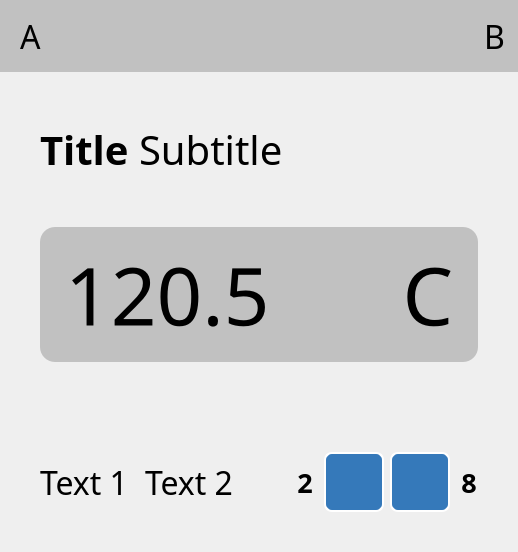
    <widget class="QFrame" name="frame">
     <property name="sizePolicy">
      <sizepolicy hsizetype="Preferred" vsizetype="Preferred">
       <horstretch>1</horstretch>
       <verstretch>0</verstretch>
      </sizepolicy>
     </property>
     <property name="styleSheet">
      <string notr="true">QListView::item {margin: 4px; padding:5px; padding-left: 10px; background-color: white; border-radius: 6px }

QListView::item:selected {border-radius: 6px; color:black; background-color: #3579BA; margin: 4px; padding:5px; padding-left: 10px;  }

QListView{ background-color: transparent; outline: 0; }</string>
     </property>
     <property name="frameShape">
      <enum>QFrame::NoFrame</enum>
     </property>
     <property name="frameShadow">
      <enum>QFrame::Raised</enum>
     </property>
     <layout class="QVBoxLayout" name="verticalLayout_2">
      <property name="spacing">
       <number>0</number>
      </property>
      <property name="leftMargin">
       <number>0</number>
      </property>
      <property name="topMargin">
       <number>0</number>
      </property>
      <property name="rightMargin">
       <number>0</number>
      </property>
      <property name="bottomMargin">
       <number>0</number>
      </property>
      <item>
       <widget class="QFrame" name="frame_25">
        <property name="minimumSize">
         <size>
          <width>0</width>
          <height>72</height>
         </size>
        </property>
        <property name="maximumSize">
         <size>
          <width>16777215</width>
          <height>72</height>
         </size>
        </property>
        <property name="styleSheet">
         <string notr="true">background-color: #C1C1c1</string>
        </property>
        <property name="frameShape">
         <enum>QFrame::NoFrame</enum>
        </property>
        <property name="frameShadow">
         <enum>QFrame::Plain</enum>
        </property>
        <property name="lineWidth">
         <number>0</number>
        </property>
        <layout class="QHBoxLayout" name="horizontalLayout_14">
         <property name="spacing">
          <number>7</number>
         </property>
         <property name="leftMargin">
          <number>10</number>
         </property>
         <property name="topMargin">
          <number>0</number>
         </property>
         <property name="rightMargin">
          <number>13</number>
         </property>
         <property name="bottomMargin">
          <number>0</number>
         </property>
         <item>
          <widget class="QLabel" name="label_title">
           <property name="font">
            <font>
             <family>Ubuntu Condensed</family>
             <pointsize>24</pointsize>
             <weight>50</weight>
             <italic>false</italic>
             <bold>false</bold>
            </font>
           </property>
           <property name="text">
            <string>A</string>
           </property>
           <property name="indent">
            <number>10</number>
           </property>
          </widget>
         </item>
         <item>
          <spacer name="horizontalSpacer_21">
           <property name="orientation">
            <enum>Qt::Horizontal</enum>
           </property>
           <property name="sizeHint" stdset="0">
            <size>
             <width>40</width>
             <height>20</height>
            </size>
           </property>
          </spacer>
         </item>
         <item>
          <widget class="QLabel" name="label_text0">
           <property name="font">
            <font>
             <family>Ubuntu Condensed</family>
             <pointsize>24</pointsize>
             <weight>50</weight>
             <italic>false</italic>
             <bold>false</bold>
            </font>
           </property>
           <property name="text">
            <string>B</string>
           </property>
           <property name="indent">
            <number>10</number>
           </property>
          </widget>
         </item>
        </layout>
       </widget>
      </item>
      <item>
       <widget class="QFrame" name="frame_3">
        <property name="sizePolicy">
         <sizepolicy hsizetype="Preferred" vsizetype="Preferred">
          <horstretch>0</horstretch>
          <verstretch>1</verstretch>
         </sizepolicy>
        </property>
        <property name="frameShape">
         <enum>QFrame::NoFrame</enum>
        </property>
        <property name="frameShadow">
         <enum>QFrame::Raised</enum>
        </property>
        <layout class="QVBoxLayout" name="verticalLayout_3">
         <property name="spacing">
          <number>10</number>
         </property>
         <property name="leftMargin">
          <number>40</number>
         </property>
         <property name="topMargin">
          <number>40</number>
         </property>
         <property name="rightMargin">
          <number>40</number>
         </property>
         <property name="bottomMargin">
          <number>40</number>
         </property>
         <item>
          <spacer name="verticalSpacer_3">
           <property name="orientation">
            <enum>Qt::Vertical</enum>
           </property>
           <property name="sizeType">
            <enum>QSizePolicy::Fixed</enum>
           </property>
           <property name="sizeHint" stdset="0">
            <size>
             <width>20</width>
             <height>10</height>
            </size>
           </property>
          </spacer>
         </item>
         <item>
          <widget class="QFrame" name="frame_5">
           <property name="sizePolicy">
            <sizepolicy hsizetype="Preferred" vsizetype="Preferred">
             <horstretch>0</horstretch>
             <verstretch>1</verstretch>
            </sizepolicy>
           </property>
           <property name="minimumSize">
            <size>
             <width>0</width>
             <height>50</height>
            </size>
           </property>
           <property name="frameShape">
            <enum>QFrame::NoFrame</enum>
           </property>
           <property name="frameShadow">
            <enum>QFrame::Raised</enum>
           </property>
           <layout class="QHBoxLayout" name="horizontalLayout_3">
            <property name="spacing">
             <number>10</number>
            </property>
            <property name="leftMargin">
             <number>0</number>
            </property>
            <property name="topMargin">
             <number>0</number>
            </property>
            <property name="rightMargin">
             <number>0</number>
            </property>
            <property name="bottomMargin">
             <number>0</number>
            </property>
            <item>
             <widget class="QLabel" name="label_text1">
              <property name="sizePolicy">
               <sizepolicy hsizetype="Preferred" vsizetype="Preferred">
                <horstretch>0</horstretch>
                <verstretch>1</verstretch>
               </sizepolicy>
              </property>
              <property name="font">
               <font>
                <family>Ubuntu Condensed</family>
                <pointsize>30</pointsize>
                <weight>75</weight>
                <italic>false</italic>
                <bold>true</bold>
               </font>
              </property>
              <property name="text">
               <string>Title</string>
              </property>
              <property name="alignment">
               <set>Qt::AlignLeading|Qt::AlignLeft|Qt::AlignVCenter</set>
              </property>
              <property name="indent">
               <number>0</number>
              </property>
             </widget>
            </item>
            <item>
             <widget class="QLabel" name="label_text2">
              <property name="sizePolicy">
               <sizepolicy hsizetype="Preferred" vsizetype="Preferred">
                <horstretch>0</horstretch>
                <verstretch>1</verstretch>
               </sizepolicy>
              </property>
              <property name="font">
               <font>
                <family>Ubuntu Condensed</family>
                <pointsize>30</pointsize>
                <weight>50</weight>
                <italic>false</italic>
                <bold>false</bold>
               </font>
              </property>
              <property name="text">
               <string>Subtitle</string>
              </property>
              <property name="alignment">
               <set>Qt::AlignLeading|Qt::AlignLeft|Qt::AlignVCenter</set>
              </property>
              <property name="indent">
               <number>0</number>
              </property>
             </widget>
            </item>
            <item>
             <spacer name="horizontalSpacer_22">
              <property name="orientation">
               <enum>Qt::Horizontal</enum>
              </property>
              <property name="sizeHint" stdset="0">
               <size>
                <width>40</width>
                <height>20</height>
               </size>
              </property>
             </spacer>
            </item>
           </layout>
          </widget>
         </item>
         <item>
          <spacer name="verticalSpacer_2">
           <property name="orientation">
            <enum>Qt::Vertical</enum>
           </property>
           <property name="sizeHint" stdset="0">
            <size>
             <width>20</width>
             <height>40</height>
            </size>
           </property>
          </spacer>
         </item>
         <item>
          <widget class="QFrame" name="frame_2">
           <property name="sizePolicy">
            <sizepolicy hsizetype="Preferred" vsizetype="Preferred">
             <horstretch>0</horstretch>
             <verstretch>1</verstretch>
            </sizepolicy>
           </property>
           <property name="minimumSize">
            <size>
             <width>0</width>
             <height>135</height>
            </size>
           </property>
           <property name="styleSheet">
            <string notr="true">background-color: #C1C1C1;
border-radius:15px;</string>
           </property>
           <property name="frameShape">
            <enum>QFrame::NoFrame</enum>
           </property>
           <property name="frameShadow">
            <enum>QFrame::Raised</enum>
           </property>
           <layout class="QHBoxLayout" name="horizontalLayout_5">
            <property name="leftMargin">
             <number>25</number>
            </property>
            <property name="rightMargin">
             <number>25</number>
            </property>
            <item>
             <widget class="QLabel" name="label_value">
              <property name="font">
               <font>
                <family>Ubuntu Condensed</family>
                <pointsize>60</pointsize>
                <weight>50</weight>
                <italic>false</italic>
                <bold>false</bold>
               </font>
              </property>
              <property name="text">
               <string>120.5</string>
              </property>
              <property name="indent">
               <number>0</number>
              </property>
             </widget>
            </item>
            <item>
             <widget class="QLabel" name="label_units">
              <property name="font">
               <font>
                <family>Ubuntu Condensed</family>
                <pointsize>60</pointsize>
                <weight>50</weight>
                <italic>false</italic>
                <bold>false</bold>
               </font>
              </property>
              <property name="text">
               <string>C</string>
              </property>
              <property name="alignment">
               <set>Qt::AlignRight|Qt::AlignTrailing|Qt::AlignVCenter</set>
              </property>
              <property name="indent">
               <number>0</number>
              </property>
             </widget>
            </item>
           </layout>
          </widget>
         </item>
         <item>
          <spacer name="verticalSpacer_4">
           <property name="orientation">
            <enum>Qt::Vertical</enum>
           </property>
           <property name="sizeHint" stdset="0">
            <size>
             <width>20</width>
             <height>40</height>
            </size>
           </property>
          </spacer>
         </item>
         <item>
          <spacer name="verticalSpacer">
           <property name="orientation">
            <enum>Qt::Vertical</enum>
           </property>
           <property name="sizeHint" stdset="0">
            <size>
             <width>20</width>
             <height>40</height>
            </size>
           </property>
          </spacer>
         </item>
         <item>
          <widget class="QFrame" name="frame_4">
           <property name="sizePolicy">
            <sizepolicy hsizetype="Preferred" vsizetype="Preferred">
             <horstretch>0</horstretch>
             <verstretch>0</verstretch>
            </sizepolicy>
           </property>
           <property name="minimumSize">
            <size>
             <width>0</width>
             <height>60</height>
            </size>
           </property>
           <property name="frameShape">
            <enum>QFrame::NoFrame</enum>
           </property>
           <property name="frameShadow">
            <enum>QFrame::Raised</enum>
           </property>
           <layout class="QHBoxLayout" name="horizontalLayout_6">
            <property name="leftMargin">
             <number>0</number>
            </property>
            <property name="topMargin">
             <number>0</number>
            </property>
            <property name="rightMargin">
             <number>0</number>
            </property>
            <property name="bottomMargin">
             <number>0</number>
            </property>
            <item>
             <widget class="QFrame" name="frame_btn_c_alt_out_2">
              <property name="frameShape">
               <enum>QFrame::NoFrame</enum>
              </property>
              <property name="frameShadow">
               <enum>QFrame::Raised</enum>
              </property>
              <layout class="QHBoxLayout" name="horizontalLayout_15">
               <property name="spacing">
                <number>10</number>
               </property>
               <property name="leftMargin">
                <number>0</number>
               </property>
               <property name="topMargin">
                <number>0</number>
               </property>
               <property name="rightMargin">
                <number>0</number>
               </property>
               <property name="bottomMargin">
                <number>0</number>
               </property>
               <item>
                <widget class="QLabel" name="label_text3">
                 <property name="minimumSize">
                  <size>
                   <width>0</width>
                   <height>0</height>
                  </size>
                 </property>
                 <property name="font">
                  <font>
                   <family>Ubuntu Condensed</family>
                   <pointsize>24</pointsize>
                   <weight>50</weight>
                   <bold>false</bold>
                  </font>
                 </property>
                 <property name="styleSheet">
                  <string notr="true">border: None;</string>
                 </property>
                 <property name="text">
                  <string>Text 1</string>
                 </property>
                 <property name="alignment">
                  <set>Qt::AlignLeading|Qt::AlignLeft|Qt::AlignVCenter</set>
                 </property>
                </widget>
               </item>
              </layout>
             </widget>
            </item>
            <item>
             <widget class="QLabel" name="label_text4">
              <property name="minimumSize">
               <size>
                <width>0</width>
                <height>0</height>
               </size>
              </property>
              <property name="font">
               <font>
                <family>Ubuntu Condensed</family>
                <pointsize>24</pointsize>
                <weight>50</weight>
                <bold>false</bold>
               </font>
              </property>
              <property name="styleSheet">
               <string notr="true">border: None;</string>
              </property>
              <property name="text">
               <string>Text 2</string>
              </property>
              <property name="alignment">
               <set>Qt::AlignLeading|Qt::AlignLeft|Qt::AlignVCenter</set>
              </property>
              <property name="indent">
               <number>10</number>
              </property>
             </widget>
            </item>
            <item>
             <widget class="QFrame" name="frame_btn_d_alt_out_2">
              <property name="frameShape">
               <enum>QFrame::NoFrame</enum>
              </property>
              <property name="frameShadow">
               <enum>QFrame::Raised</enum>
              </property>
              <layout class="QHBoxLayout" name="horizontalLayout_19">
               <property name="spacing">
                <number>10</number>
               </property>
               <property name="leftMargin">
                <number>0</number>
               </property>
               <property name="topMargin">
                <number>0</number>
               </property>
               <property name="rightMargin">
                <number>0</number>
               </property>
               <property name="bottomMargin">
                <number>0</number>
               </property>
              </layout>
             </widget>
            </item>
            <item>
             <spacer name="horizontalSpacer">
              <property name="orientation">
               <enum>Qt::Horizontal</enum>
              </property>
              <property name="sizeHint" stdset="0">
               <size>
                <width>40</width>
                <height>20</height>
               </size>
              </property>
             </spacer>
            </item>
            <item>
             <widget class="QFrame" name="frame_btn_2_out">
              <property name="minimumSize">
               <size>
                <width>98</width>
                <height>0</height>
               </size>
              </property>
              <property name="maximumSize">
               <size>
                <width>98</width>
                <height>16777215</height>
               </size>
              </property>
              <property name="frameShape">
               <enum>QFrame::NoFrame</enum>
              </property>
              <property name="frameShadow">
               <enum>QFrame::Raised</enum>
              </property>
              <layout class="QHBoxLayout" name="horizontalLayout_2">
               <property name="spacing">
                <number>10</number>
               </property>
               <property name="leftMargin">
                <number>0</number>
               </property>
               <property name="topMargin">
                <number>0</number>
               </property>
               <property name="rightMargin">
                <number>0</number>
               </property>
               <property name="bottomMargin">
                <number>0</number>
               </property>
               <item>
                <spacer name="horizontalSpacer_3">
                 <property name="orientation">
                  <enum>Qt::Horizontal</enum>
                 </property>
                 <property name="sizeHint" stdset="0">
                  <size>
                   <width>40</width>
                   <height>20</height>
                  </size>
                 </property>
                </spacer>
               </item>
               <item>
                <widget class="QLabel" name="label_btn_2">
                 <property name="minimumSize">
                  <size>
                   <width>18</width>
                   <height>0</height>
                  </size>
                 </property>
                 <property name="maximumSize">
                  <size>
                   <width>18</width>
                   <height>16777215</height>
                  </size>
                 </property>
                 <property name="font">
                  <font>
                   <family>Ubuntu Condensed</family>
                   <pointsize>20</pointsize>
                   <weight>75</weight>
                   <bold>true</bold>
                  </font>
                 </property>
                 <property name="styleSheet">
                  <string notr="true">border: None;</string>
                 </property>
                 <property name="text">
                  <string>2</string>
                 </property>
                 <property name="alignment">
                  <set>Qt::AlignCenter</set>
                 </property>
                </widget>
               </item>
               <item>
                <widget class="QFrame" name="frame_btn_2">
                 <property name="minimumSize">
                  <size>
                   <width>60</width>
                   <height>60</height>
                  </size>
                 </property>
                 <property name="maximumSize">
                  <size>
                   <width>60</width>
                   <height>60</height>
                  </size>
                 </property>
                 <property name="styleSheet">
                  <string notr="true">background-color: #3579BA;
color: white;
border: 2px solid white;
border-radius: 8px;</string>
                 </property>
                 <property name="frameShape">
                  <enum>QFrame::StyledPanel</enum>
                 </property>
                 <property name="frameShadow">
                  <enum>QFrame::Raised</enum>
                 </property>
                 <layout class="QGridLayout" name="gridLayout_5">
                  <item row="1" column="1">
                   <widget class="QLabel" name="icon_btn_2">
                    <property name="font">
                     <font>
                      <pointsize>24</pointsize>
                     </font>
                    </property>
                    <property name="styleSheet">
                     <string notr="true">border: None;</string>
                    </property>
                    <property name="text">
                     <string/>
                    </property>
                    <property name="pixmap">
                     <pixmap>../img/32/white/triangle-up.svg</pixmap>
                    </property>
                    <property name="alignment">
                     <set>Qt::AlignCenter</set>
                    </property>
                   </widget>
                  </item>
                 </layout>
                </widget>
               </item>
              </layout>
             </widget>
            </item>
            <item>
             <widget class="QFrame" name="frame_btn_8_out">
              <property name="minimumSize">
               <size>
                <width>0</width>
                <height>0</height>
               </size>
              </property>
              <property name="maximumSize">
               <size>
                <width>98</width>
                <height>16777215</height>
               </size>
              </property>
              <property name="frameShape">
               <enum>QFrame::NoFrame</enum>
              </property>
              <property name="frameShadow">
               <enum>QFrame::Raised</enum>
              </property>
              <layout class="QHBoxLayout" name="horizontalLayout_10">
               <property name="spacing">
                <number>10</number>
               </property>
               <property name="leftMargin">
                <number>0</number>
               </property>
               <property name="topMargin">
                <number>0</number>
               </property>
               <property name="rightMargin">
                <number>0</number>
               </property>
               <property name="bottomMargin">
                <number>0</number>
               </property>
               <item>
                <widget class="QFrame" name="frame_btn_8">
                 <property name="minimumSize">
                  <size>
                   <width>60</width>
                   <height>60</height>
                  </size>
                 </property>
                 <property name="maximumSize">
                  <size>
                   <width>60</width>
                   <height>60</height>
                  </size>
                 </property>
                 <property name="styleSheet">
                  <string notr="true">background-color: #3579BA;
color: white;
border: 2px solid white;
border-radius: 8px;</string>
                 </property>
                 <property name="frameShape">
                  <enum>QFrame::StyledPanel</enum>
                 </property>
                 <property name="frameShadow">
                  <enum>QFrame::Raised</enum>
                 </property>
                 <layout class="QGridLayout" name="gridLayout_6">
                  <item row="1" column="1">
                   <widget class="QLabel" name="icon_btn_8">
                    <property name="font">
                     <font>
                      <pointsize>24</pointsize>
                     </font>
                    </property>
                    <property name="styleSheet">
                     <string notr="true">border: None;</string>
                    </property>
                    <property name="text">
                     <string/>
                    </property>
                    <property name="pixmap">
                     <pixmap>../img/32/white/triangle-down.svg</pixmap>
                    </property>
                    <property name="alignment">
                     <set>Qt::AlignCenter</set>
                    </property>
                   </widget>
                  </item>
                 </layout>
                </widget>
               </item>
               <item>
                <widget class="QLabel" name="label_btn_8">
                 <property name="minimumSize">
                  <size>
                   <width>18</width>
                   <height>0</height>
                  </size>
                 </property>
                 <property name="maximumSize">
                  <size>
                   <width>18</width>
                   <height>16777215</height>
                  </size>
                 </property>
                 <property name="font">
                  <font>
                   <family>Ubuntu Condensed</family>
                   <pointsize>20</pointsize>
                   <weight>75</weight>
                   <bold>true</bold>
                  </font>
                 </property>
                 <property name="styleSheet">
                  <string notr="true">border: None;</string>
                 </property>
                 <property name="text">
                  <string>8</string>
                 </property>
                 <property name="alignment">
                  <set>Qt::AlignCenter</set>
                 </property>
                </widget>
               </item>
              </layout>
             </widget>
            </item>
           </layout>
          </widget>
         </item>
        </layout>
       </widget>
      </item>
     </layout>
    </widget>
